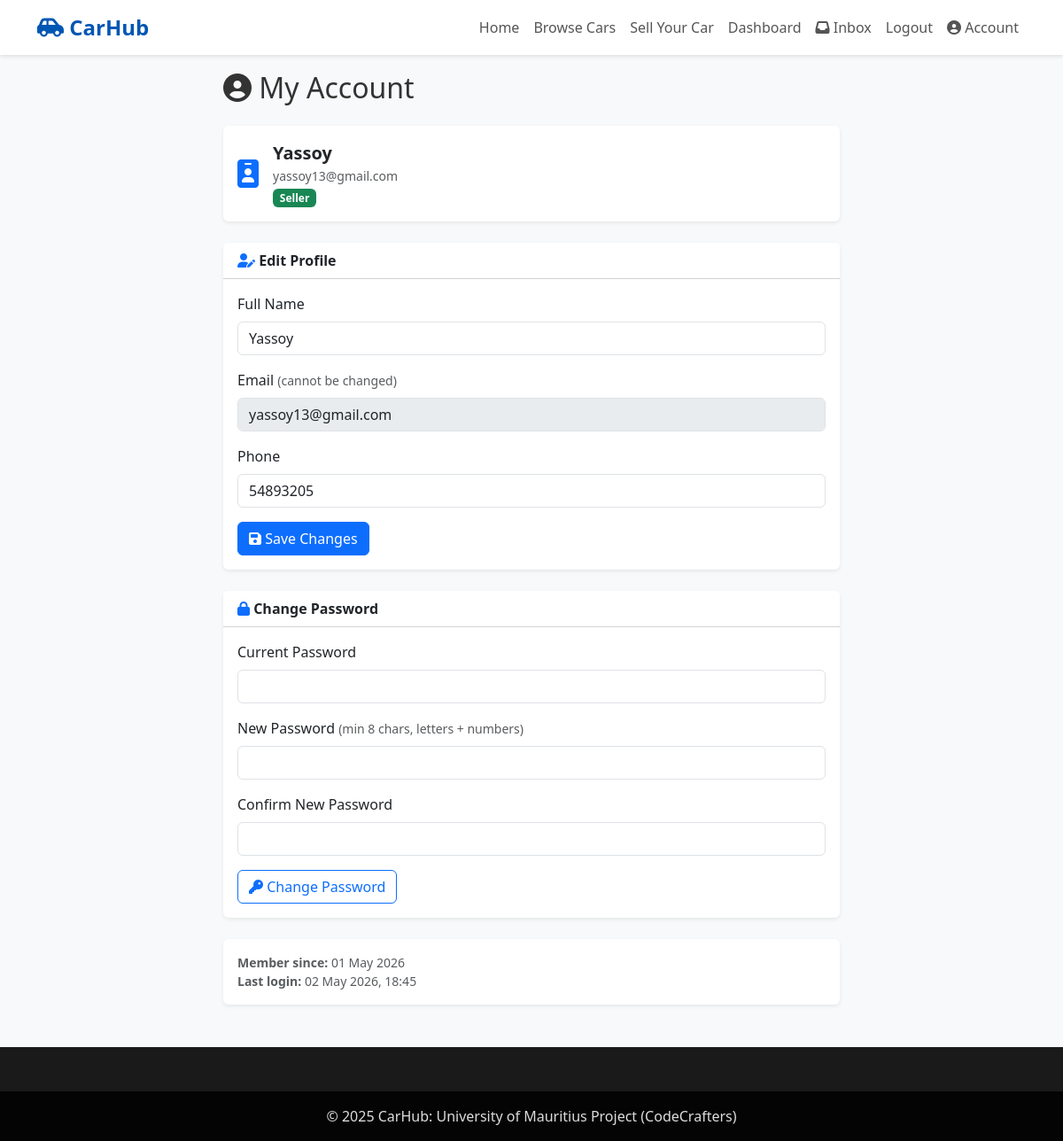
/frontend/pages/dashboard/account.php (signed in), run on the app's committed database.
### tables this page shows
CREATE TABLE `users` (
  `user_id` int(11) NOT NULL,
  `name` varchar(100) NOT NULL,
  `email` varchar(150) NOT NULL,
  `password` varchar(255) NOT NULL,
  `phone` varchar(20) NOT NULL,
  `role` enum('Buyer','Seller','Admin') NOT NULL DEFAULT 'Buyer',
  `is_active` tinyint(1) NOT NULL DEFAULT 1,
  `last_login` datetime DEFAULT NULL,
  `created_at` timestamp NOT NULL DEFAULT current_timestamp()
);

### frontend/pages/dashboard/account.php (the view, shortened to what this page needs)
<?php
require_once __DIR__ . '/../../../backend/config/db_connect.php';
$user_id = (int)$_SESSION['user_id'];
$stmt = $pdo->prepare("SELECT * FROM users WHERE user_id = ?");
$stmt->execute([$user_id]);
$user = $stmt->fetch();
?>
<!DOCTYPE html>
<html lang="en">
<head>
    <link href="https://cdn.jsdelivr.net/npm/bootstrap@5.3.3/dist/css/bootstrap.min.css" rel="stylesheet">
    <link rel="stylesheet" href="https://cdnjs.cloudflare.com/ajax/libs/font-awesome/6.5.0/css/all.min.css">
    <link rel="stylesheet" href="/carhub/css/style.css">
</head>
<body class="bg-light">
<?php include __DIR__ . '/../../includes/header.php'; ?>
<div class="container main-content" style="max-width:720px;">
    <h2 class="mb-4"><i class="fas fa-user-circle"></i> My Account</h2>
    <div class="card mb-4 border-0 shadow-sm">
        <div class="card-body d-flex align-items-center gap-3">
            <i class="fas fa-id-badge fa-2x text-primary"></i>
            <div>
                <div class="fw-bold fs-5"><?= htmlspecialchars($user['name']) ?></div>
                <div class="text-muted small"><?= htmlspecialchars($user['email']) ?></div>
                <span class="badge bg-<?= $user['role']==='Admin'?'danger':($user['role']==='Seller'?'success':'secondary') ?> mt-1">
                    <?= htmlspecialchars($user['role']) ?>
                </span>
            </div>
        </div>
    </div>
    <div class="card mb-4 border-0 shadow-sm">
        <div class="card-header bg-white fw-bold">
            <i class="fas fa-user-edit text-primary"></i> Edit Profile
        </div>
        <div class="card-body">
            <form method="POST">
                <div class="mb-3">
                    <label class="form-label">Full Name</label>
                    <input type="text" name="name" class="form-control"
                           value="<?= htmlspecialchars($user['name']) ?>" required minlength="2" maxlength="100">
                </div>
                <div class="mb-3">
                    <label class="form-label">Email <span class="text-muted small">(cannot be changed)</span></label>
                    <input type="email" class="form-control" value="<?= htmlspecialchars($user['email']) ?>" disabled>
                </div>
                <div class="mb-3">
                    <label class="form-label">Phone</label>
                    <input type="tel" name="phone" class="form-control"
                           value="<?= htmlspecialchars($user['phone']) ?>" required pattern="[+0-9\s\-]{8,15}">
                </div>
                <button class="btn btn-primary"><i class="fas fa-save"></i> Save Changes</button>
            </form>
        </div>
    </div>
    <div class="card mb-4 border-0 shadow-sm">
        <div class="card-header bg-white fw-bold">
            <i class="fas fa-lock text-primary"></i> Change Password
        </div>
        <div class="card-body">
            <form method="POST">
                <div class="mb-3">
                    <label class="form-label">Current Password</label>
                    <input type="password" name="current_password" class="form-control" required>
                </div>
                <div class="mb-3">
                    <label class="form-label">New Password <span class="text-muted small">(min 8 chars, letters + numbers)</span></label>
                    <input type="password" name="new_password" class="form-control" required minlength="8">
                </div>
                <div class="mb-3">
                    <label class="form-label">Confirm New Password</label>
                    <input type="password" name="confirm_password" class="form-control" required minlength="8">
                </div>
                <button class="btn btn-outline-primary"><i class="fas fa-key"></i> Change Password</button>
            </form>
        </div>
    </div>
    <div class="card border-0 shadow-sm">
        <div class="card-body text-muted small">
            <strong>Member since:</strong> <?= date('d F Y', strtotime($user['created_at'])) ?><br>
            <strong>Last login:</strong> <?= $user['last_login'] ? date('d F Y, H:i', strtotime($user['last_login'])) : 'N/A' ?>
        </div>
    </div>
</div>
<?php include __DIR__ . '/../../includes/footer.php'; ?>
</html>

### css/style.css (style rules this page uses)
:root { --primary-blue: #0056b3; --accent-blue: #0d6efd; --light-gray: #f8f9fa; --text-dark: #333; }
body { font-family: 'Segoe UI', Tahoma, Geneva, Verdana, sans-serif; background-color: #fdfdfd; color: var(--text-dark); }
main, .main-content { margin-top: 80px; }

### data on the page
users: name "Yassoy", email "yassoy13@gmail.com", role "Seller", phone "54893205", created_at "01 May 2026", last_login "02 May 2026, 18:45"
